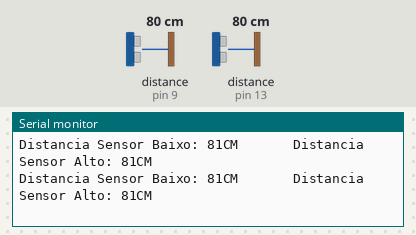
This sketch was run on a simulated Arduino Uno, built with avr-gcc and run on an emulated ATmega328P. Shown: the last lines printed to the serial monitor. The inputs (shaded band) are chosen by the test bench; at power-on: distance to the obstacle (sensors on pin 9, pin 13) 80 cm.

Above: at 2.8 s.
2.9 s: distance to the obstacle (sensor on pin 9) set to 2 cm
At 5.2 s:
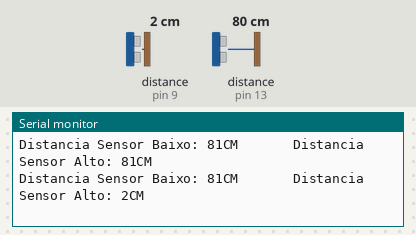
5.6 s: distance to the obstacle (sensor on pin 13) set to 2 cm
At 7.1 s:
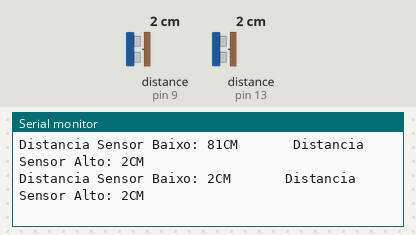
8.3 s: distance to the obstacle (sensor on pin 9) set to 4 cm
At 10.3 s:
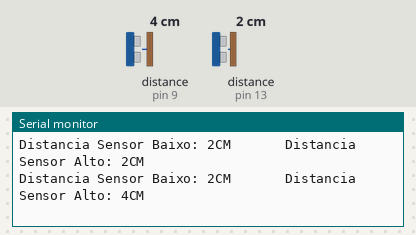
11.0 s: distance to the obstacle (sensor on pin 13) set to 4 cm
At 13.2 s:
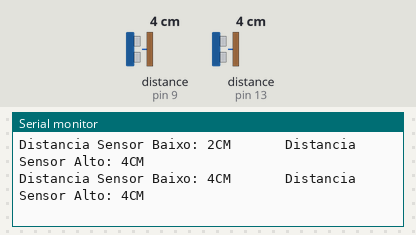
Timing chart, 0 to 14.7 s (numbered marks = the images above; inputs shaded):
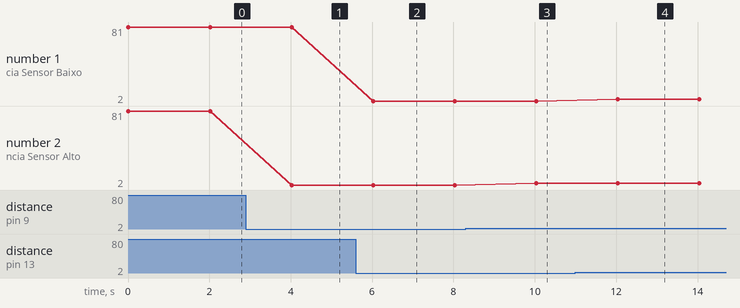

The sketch:

sensor.ino
```cpp
#include <NewPing.h>
#include <SoftwareSerial.h>  //Carrega a biblioteca SoftwareSerial

#define Emissor_Alto  8
#define Eco_Alto  9
#define Emissor_Baixo  12
#define Eco_Baixo     13
#define Dist_Max 200
#define Buzzer 2

NewPing sensorbaixo(Emissor_Baixo, Eco_Baixo, Dist_Max);
NewPing sensoralto(Emissor_Alto, Eco_Alto, Dist_Max);

SoftwareSerial mySerial(10, 11); // RX, TX - Define os pinos para a serial

int readBluetooth;

void setup() {

  Serial.begin(9600); //Inicia Comunicação Serial
  mySerial.begin(38400); //Inicializa a serial nas portas 10 e 11
}

void loop () {

  unsigned int uSbaixo = sensorbaixo.ping(); //Unsigned certifica que não receberá valores negativos e obtém tempo de Ping em microsegundos
  unsigned int uSalto = sensoralto.ping(); //Unsigned certifica que não receberá valores negativos e obtém tempo de Ping em microsegundos
  Serial.print("Distancia Sensor Baixo: ");
  int distbaixo = uSbaixo / US_ROUNDTRIP_CM; //Converte o tempo de PING em microsegundos em distância em CM
  Serial.print(distbaixo);
  Serial.print("CM");
  Serial.print("       Distancia Sensor Alto: ");
  int distalto = uSalto / US_ROUNDTRIP_CM; //Converte o tempo de PING em microsegundos em distância em CM
  Serial.print(distalto);
  Serial.println("CM");

  mySerial.print("D");
  if(distalto <= 50){
     mySerial.print("A");
  }
  else{
     if(distbaixo<=50){
       mySerial.print("B");
     }
     else{
        mySerial.print("D");
     }
  }
  delay(2000);


  }
```

Measured:
- after the input at 2.9 s, the serial monitor: prints a new line after 1.1 s (image 1)
- after the input at 5.6 s, the serial monitor: prints a new line after 0.43 s (image 2)
- after the input at 8.3 s, the serial monitor: prints a new line after 1.7 s (image 3)
- after the input at 11.0 s, the serial monitor: prints a new line after 1.0 s (image 4)
- plotted number 2: 81 → 2 after the input at 2.9 s, 2 → 4 after the input at 8.3 s
